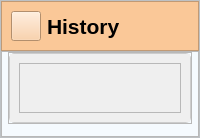
         <widget class="QWidget" name="d_historyPage">
          <layout class="QGridLayout" name="gridLayout_26">
           <property name="leftMargin">
            <number>0</number>
           </property>
           <property name="topMargin">
            <number>0</number>
           </property>
           <property name="rightMargin">
            <number>0</number>
           </property>
           <property name="bottomMargin">
            <number>0</number>
           </property>
           <property name="spacing">
            <number>0</number>
           </property>
           <item row="0" column="0">
            <widget class="QFrame" name="main_create_task_frame">
             <property name="styleSheet">
              <string notr="true">*{
color: #000;
/*border : none;*/
}

#main_create_task_frame{
background-color: #F5FAFE;
}



#confirm_Button {
    padding: 5px 10px;
    font-size: 16px;
    font-weight: bold;
    color: #fff;
    border: none;
    border-radius: 5px;
    /*background: qlineargradient(spread:pad, x1:0, y1:0.5, x2:1, y2:0.5, stop:0 #f0792b, stop:0.5 #ffa163, stop:1 #edb28c);*/
	background-color: #f0792b;
    cursor: pointer;
    transition: background-color 0.3s ease;
}

#create_Button:hover , #delete_Button:hover , #edit_Button:hover {
    background-color: #ff6347; 
}

*{
color: #000;
/*border : none;*/

}
#frame{
background-color:#f6f6f6;

}

QLineEdit{
background-color: transparent;
}

#detail_lineEdit, #topic_lineEdit{
border-radius: 10px;
margin: 5px;
border : 2px solid #f26e56;
}

#detailHeadline{
margin-right: 35px;
}

#topicNameHeadline{
margin-right: 3px;
}
</string>
             </property>
             <property name="frameShape">
              <enum>QFrame::StyledPanel</enum>
             </property>
             <property name="frameShadow">
              <enum>QFrame::Raised</enum>
             </property>
             <layout class="QGridLayout" name="gridLayout_15">
              <property name="leftMargin">
               <number>0</number>
              </property>
              <property name="topMargin">
               <number>0</number>
              </property>
              <property name="rightMargin">
               <number>0</number>
              </property>
              <property name="bottomMargin">
               <number>0</number>
              </property>
              <property name="spacing">
               <number>0</number>
              </property>
              <item row="0" column="0">
               <widget class="QFrame" name="viewTaskHeafer">
                <property name="minimumSize">
                 <size>
                  <width>0</width>
                  <height>50</height>
                 </size>
                </property>
                <property name="styleSheet">
                 <string notr="true">background-color:#FAC898;
</string>
                </property>
                <property name="frameShape">
                 <enum>QFrame::StyledPanel</enum>
                </property>
                <property name="frameShadow">
                 <enum>QFrame::Raised</enum>
                </property>
                <layout class="QHBoxLayout" name="horizontalLayout_13">
                 <property name="spacing">
                  <number>0</number>
                 </property>
                 <property name="leftMargin">
                  <number>0</number>
                 </property>
                 <property name="topMargin">
                  <number>0</number>
                 </property>
                 <property name="rightMargin">
                  <number>0</number>
                 </property>
                 <property name="bottomMargin">
                  <number>0</number>
                 </property>
                 <item alignment="Qt::AlignLeft">
                  <widget class="QWidget" name="mainMenuButton_5" native="true">
                   <layout class="QHBoxLayout" name="horizontalLayout_36">
                    <item alignment="Qt::AlignHCenter">
                     <widget class="QPushButton" name="menuButton_6">
                      <property name="minimumSize">
                       <size>
                        <width>30</width>
                        <height>30</height>
                       </size>
                      </property>
                      <property name="maximumSize">
                       <size>
                        <width>30</width>
                        <height>30</height>
                       </size>
                      </property>
                      <property name="sizeIncrement">
                       <size>
                        <width>10</width>
                        <height>10</height>
                       </size>
                      </property>
                      <property name="styleSheet">
                       <string notr="true">image: url(:/icons/assets/icons/align-justify.svg);
magin-left: 3px</string>
                      </property>
                      <property name="text">
                       <string/>
                      </property>
                      <property name="iconSize">
                       <size>
                        <width>18</width>
                        <height>18</height>
                       </size>
                      </property>
                      <property name="checkable">
                       <bool>true</bool>
                      </property>
                     </widget>
                    </item>
                    <item>
                     <widget class="QLabel" name="homeHeader_6">
                      <property name="font">
                       <font>
                        <pointsize>16</pointsize>
                        <bold>true</bold>
                       </font>
                      </property>
                      <property name="text">
                       <string>History</string>
                      </property>
                     </widget>
                    </item>
                   </layout>
                  </widget>
                 </item>
                </layout>
               </widget>
              </item>
              <item row="1" column="0">
               <widget class="QFrame" name="frame_22">
                <property name="sizePolicy">
                 <sizepolicy hsizetype="Preferred" vsizetype="Preferred">
                  <horstretch>0</horstretch>
                  <verstretch>0</verstretch>
                 </sizepolicy>
                </property>
                <property name="maximumSize">
                 <size>
                  <width>16777215</width>
                  <height>16777215</height>
                 </size>
                </property>
                <property name="styleSheet">
                 <string notr="true"/>
                </property>
                <property name="frameShape">
                 <enum>QFrame::StyledPanel</enum>
                </property>
                <property name="frameShadow">
                 <enum>QFrame::Raised</enum>
                </property>
                <layout class="QGridLayout" name="gridLayout_23">
                 <property name="leftMargin">
                  <number>6</number>
                 </property>
                 <property name="topMargin">
                  <number>0</number>
                 </property>
                 <property name="rightMargin">
                  <number>6</number>
                 </property>
                 <property name="bottomMargin">
                  <number>12</number>
                 </property>
                 <property name="spacing">
                  <number>0</number>
                 </property>
                 <item row="0" column="0">
                  <widget class="QFrame" name="frame_23">
                   <property name="frameShape">
                    <enum>QFrame::StyledPanel</enum>
                   </property>
                   <property name="frameShadow">
                    <enum>QFrame::Raised</enum>
                   </property>
                   <layout class="QGridLayout" name="gridLayout_24">
                    <property name="leftMargin">
                     <number>0</number>
                    </property>
                    <property name="topMargin">
                     <number>0</number>
                    </property>
                    <property name="rightMargin">
                     <number>0</number>
                    </property>
                    <property name="bottomMargin">
                     <number>0</number>
                    </property>
                    <property name="spacing">
                     <number>0</number>
                    </property>
                    <item row="0" column="0">
                     <widget class="QScrollArea" name="scrollArea_5">
                      <property name="styleSheet">
                       <string notr="true">#scrollArea QWidget {
    background-color: transparent;
}
QScrollArea {
    background-color: #ffffff;
    border: 1px solid #cccccc;
    border-radius: 5px;
}

QScrollBar:vertical {
    border: none;
    background: #f0f0f0;
    width: 12px;
    margin: 0px 0px 0px 0px;
}

QScrollBar::handle:vertical {
    background: #cccccc;
    min-height: 20px;
    border-radius: 6px;
}

QScrollBar::handle:vertical:hover {
    background: #b3b3b3;
}

QScrollBar::handle:vertical:pressed {
    background: #999999;
}

QScrollBar::add-line:vertical {
    height: 0px;
    subcontrol-position: bottom;
    subcontrol-origin: margin;
}

QScrollBar::sub-line:vertical {
    height: 0px;
    subcontrol-position: top;
    subcontrol-origin: margin;
}



</string>
                      </property>
                      <property name="widgetResizable">
                       <bool>true</bool>
                      </property>
                      <widget class="QWidget" name="scrollAreaWidgetContents_5">
                       <property name="geometry">
                        <rect>
                         <x>0</x>
                         <y>0</y>
                         <width>862</width>
                         <height>534</height>
                        </rect>
                       </property>
                       <layout class="QGridLayout" name="gridLayout_25">
                        <item row="0" column="0">
                         <widget class="QFrame" name="frame_41">
                          <property name="frameShape">
                           <enum>QFrame::StyledPanel</enum>
                          </property>
                          <property name="frameShadow">
                           <enum>QFrame::Raised</enum>
                          </property>
                         </widget>
                        </item>
                       </layout>
                      </widget>
                     </widget>
                    </item>
                   </layout>
                  </widget>
                 </item>
                </layout>
               </widget>
              </item>
             </layout>
            </widget>
           </item>
          </layout>
         </widget>
